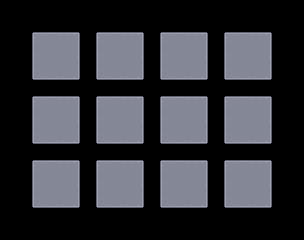

A level layout from a 2D game, rendered from its tile map. Below: a short description, then the map file with its tile-grid data intact:
An orthogonal 19x15 tile map with 16x16 px tiles, 1 tile layer (levels) and 12 objects (1, 2, 3, 4, 5, ...).

<map version="1.0" orientation="orthogonal" renderorder="right-down" width="19" height="15" tilewidth="16" tileheight="16" nextobjectid="17">
 <tileset firstgid="1" name="pixelui" tilewidth="16" tileheight="16" spacing="2" tilecount="990" columns="30">
  <image source="images/pixelui.png" width="538" height="592" />
 </tileset>
 <layer name="levels" width="19" height="15">
  <data encoding="csv">
0,0,0,0,0,0,0,0,0,0,0,0,0,0,0,0,0,0,0,
0,0,0,0,0,0,0,0,0,0,0,0,0,0,0,0,0,0,0,
0,0,394,395,396,0,394,395,396,0,394,395,396,0,394,395,396,0,0,
0,0,424,425,426,0,424,425,426,0,424,425,426,0,424,425,426,0,0,
0,0,454,455,456,0,454,455,456,0,454,455,456,0,454,455,456,0,0,
0,0,0,0,0,0,0,0,0,0,0,0,0,0,0,0,0,0,0,
0,0,394,395,396,0,394,395,396,0,394,395,396,0,394,395,396,0,0,
0,0,424,425,426,0,424,425,426,0,424,425,426,0,424,425,426,0,0,
0,0,454,455,456,0,454,455,456,0,454,455,456,0,454,455,456,0,0,
0,0,0,0,0,0,0,0,0,0,0,0,0,0,0,0,0,0,0,
0,0,394,395,396,0,394,395,396,0,394,395,396,0,394,395,396,0,0,
0,0,424,425,426,0,424,425,426,0,424,425,426,0,424,425,426,0,0,
0,0,454,455,456,0,454,455,456,0,454,455,456,0,454,455,456,0,0,
0,0,0,0,0,0,0,0,0,0,0,0,0,0,0,0,0,0,0,
0,0,0,0,0,0,0,0,0,0,0,0,0,0,0,0,0,0,0
</data>
 </layer>
 <objectgroup name="position">
  <object id="1" name="1" x="44" y="44" width="24" height="24">
   <properties>
    <property name="index" type="int" value="0" />
   </properties>
  </object>
  <object id="3" name="2" x="108" y="44" width="24" height="24">
   <properties>
    <property name="index" type="int" value="1" />
   </properties>
  </object>
  <object id="4" name="3" x="172" y="44" width="24" height="24">
   <properties>
    <property name="index" type="int" value="2" />
   </properties>
  </object>
  <object id="5" name="4" x="236" y="44" width="24" height="24">
   <properties>
    <property name="index" type="int" value="3" />
   </properties>
  </object>
  <object id="6" name="5" x="44" y="108" width="24" height="24">
   <properties>
    <property name="index" type="int" value="4" />
   </properties>
  </object>
  <object id="7" name="6" x="108" y="108" width="24" height="24">
   <properties>
    <property name="index" type="int" value="5" />
   </properties>
  </object>
  <object id="8" name="7" x="172" y="108" width="24" height="24">
   <properties>
    <property name="index" type="int" value="6" />
   </properties>
  </object>
  <object id="9" name="8" x="236" y="108" width="24" height="24">
   <properties>
    <property name="index" type="int" value="7" />
   </properties>
  </object>
  <object id="10" name="9" x="44" y="172" width="24" height="24">
   <properties>
    <property name="index" type="int" value="8" />
   </properties>
  </object>
  <object id="11" name="10" x="108" y="172" width="24" height="24">
   <properties>
    <property name="index" type="int" value="9" />
   </properties>
  </object>
  <object id="12" name="11" x="172" y="172" width="24" height="24">
   <properties>
    <property name="index" type="int" value="10" />
   </properties>
  </object>
  <object id="13" name="12" x="236" y="172" width="24" height="24">
   <properties>
    <property name="index" type="int" value="11" />
   </properties>
  </object>
 </objectgroup>
</map>
